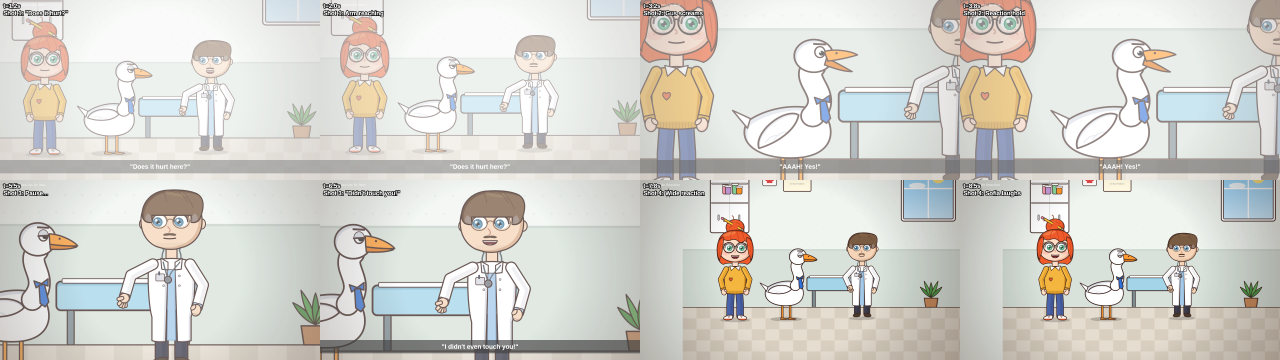
#> input picture test_scene2_stills.png, 3840 x 1080 px (shown at 1/3 size)
$ python prep.py ../../../../test_scene2_stills.png ../../../../drmax_sheet.png ../../../../drmax_sheet.png 5
#> lines starting #> are read from the running program, lines starting #| are printed output that depends on the picture
"""A print texture: a public-domain NASA image in colour, resized to at most <maxw> px wide, on a 40 px paper margin.
Nothing is added to the picture itself. usage: python -I tools/prep.py <src.jpg> <dir> <name> <maxw>"""
import sys, os
import numpy as np
from PIL import Image
Image.MAX_IMAGE_PIXELS = None
src, D, name, maxw = sys.argv[1], sys.argv[2], sys.argv[3], int(sys.argv[4])
im = Image.open(src).convert('RGB')
if im.width > maxw: im = im.resize((maxw, round(im.height * maxw / im.width)), Image.LANCZOS)
im = np.asarray(im, dtype=np.float32) / 255.0
#> im = [[0.855, 0.855, 0.839], [0.843, 0.847, 0.831], [0.835, 0.827, 0.8], [0.816, 0.808, 0.78], [0.82, 0.82, 0.796]]
h, w = im.shape[:2]; M = 40
#> after `h, w = im.shape[:2]`: h = 1; w = 5
paper = np.ones((h + 2 * M, w + 2 * M, 3), np.float32) * np.array([0.925, 0.915, 0.885], np.float32)
rng = np.random.default_rng(7)
paper *= 1 + (rng.standard_normal(paper.shape[:2])[..., None] * 0.012)
paper[M:M + h, M:M + w] = im
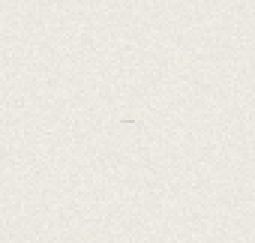
#> paper: shape (81, 85, 3) float32 (shown 3 times larger); mean of channels 0, 1, 2 0.925, 0.915, 0.885; drawn as R, G, B
out = (np.clip(paper, 0, 1) * 255 + 0.5).astype(np.uint8)
os.makedirs(os.path.join(D, 'assets', 'tex'), exist_ok=True)
Image.fromarray(out).save(os.path.join(D, 'assets', 'tex', name), quality=95)
print(name, 'image', (w, h), 'print', (w + 2 * M, h + 2 * M))
#| ../../../../drmax_sheet.png image (5, 1) print (85, 81)
